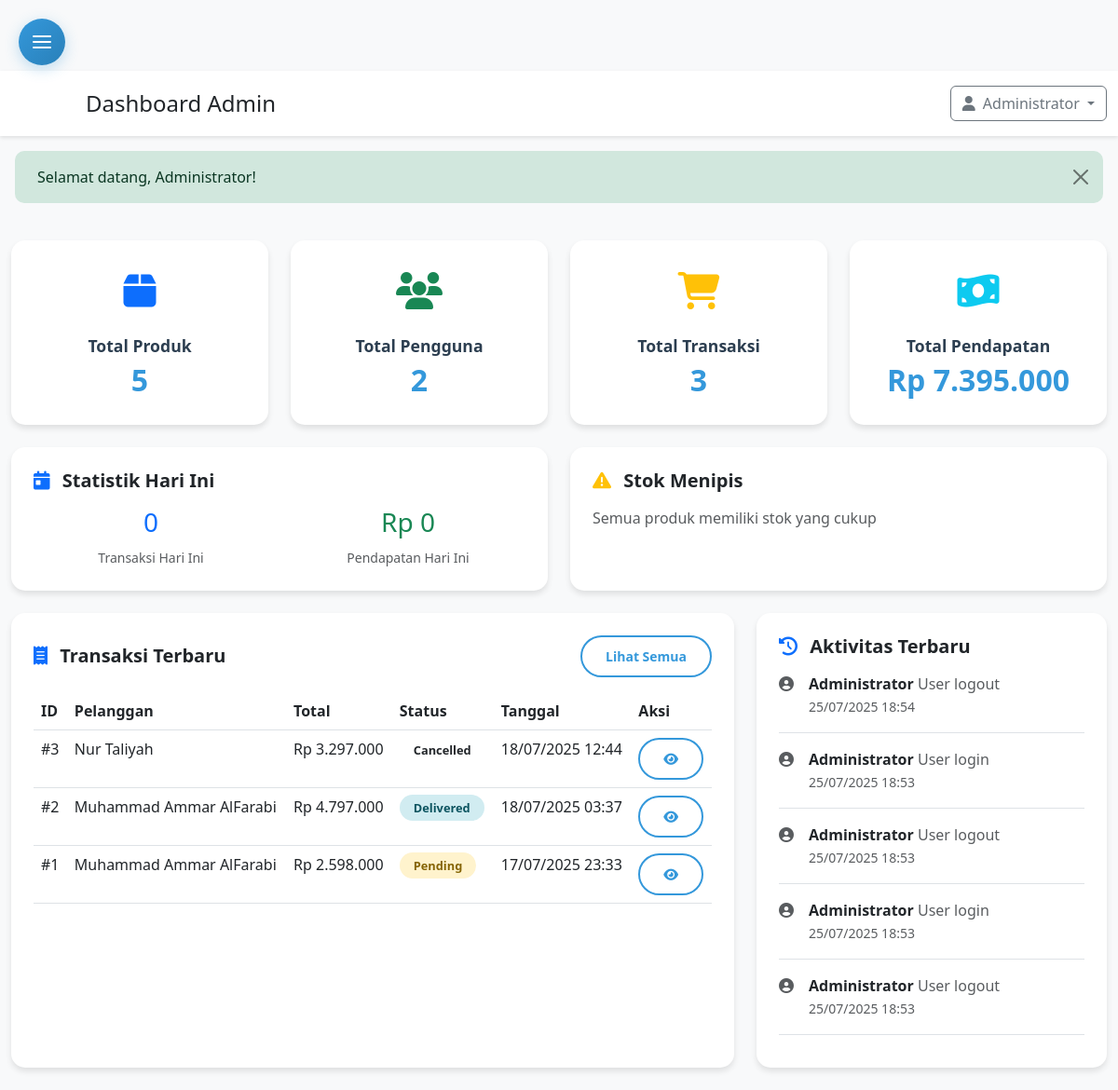
The page /admin/index.php (signed in) on the database as committed earlier.
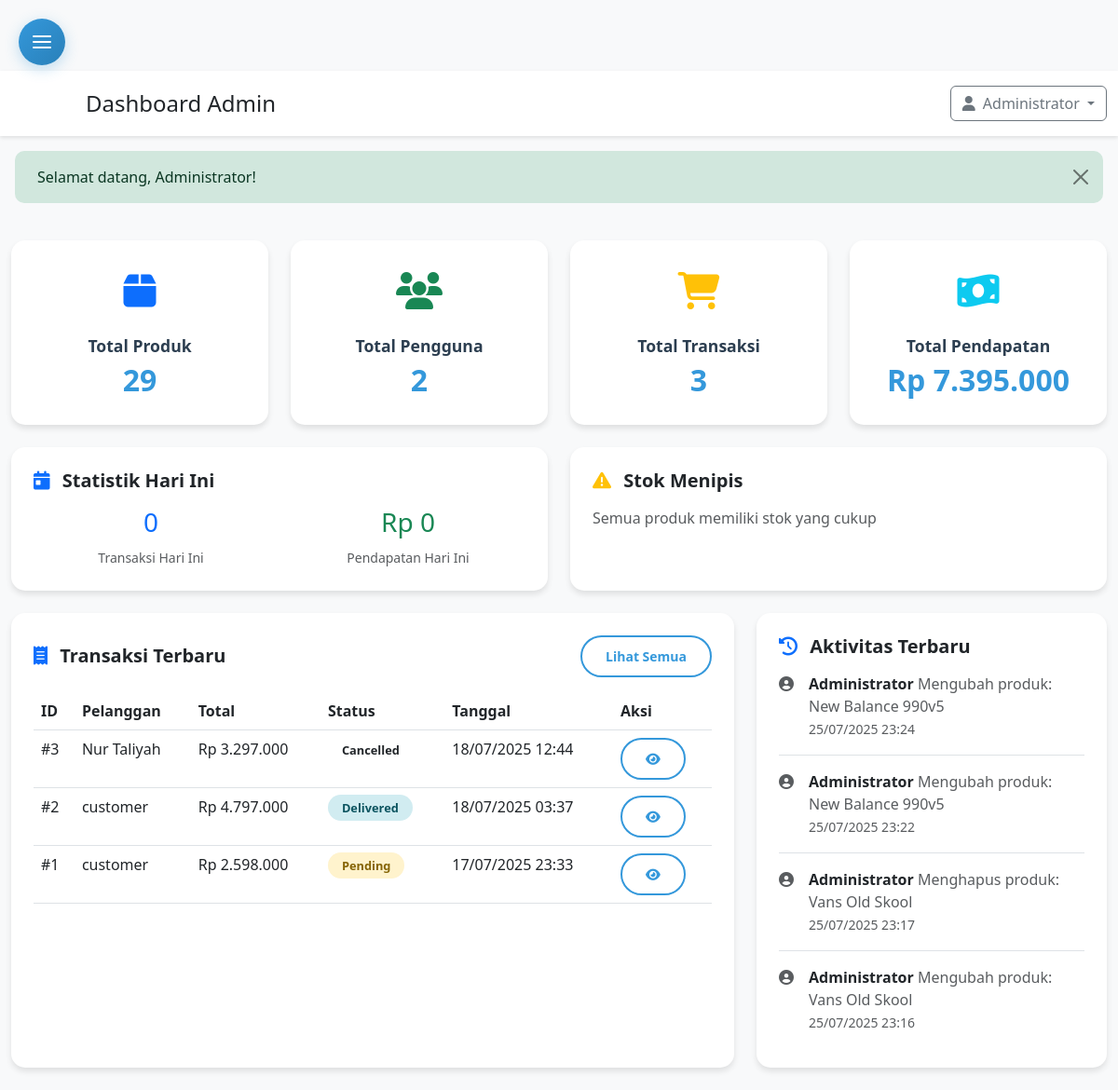
The same page on the database as committed later.
### tables this page shows
CREATE TABLE `orders` (
  `id` int(11) NOT NULL,
  `order_number` varchar(50) NOT NULL,
  `user_id` int(11) NOT NULL,
  `total_amount` decimal(10,2) NOT NULL,
  `status` enum('pending','processing','shipped','delivered','cancelled') DEFAULT 'pending',
  `address` text NOT NULL,
  `city` varchar(100) NOT NULL,
  `state` varchar(100) NOT NULL,
  `zip` varchar(20) NOT NULL,
  `phone` varchar(20) NOT NULL,
  `courier_note` text DEFAULT NULL,
  `payment_method` varchar(50) NOT NULL,
  `created_at` timestamp NOT NULL DEFAULT current_timestamp(),
  `updated_at` timestamp NOT NULL DEFAULT current_timestamp() ON UPDATE current_timestamp()
);

CREATE TABLE `users` (
  `id` int(11) NOT NULL,
  `name` varchar(255) NOT NULL,
  `email` varchar(255) NOT NULL,
  `password` varchar(255) NOT NULL,
  `phone` varchar(20) DEFAULT NULL,
  `address` text DEFAULT NULL,
  `role_id` int(11) DEFAULT 2,
  `status` tinyint(1) DEFAULT 1,
  `created_at` datetime DEFAULT current_timestamp(),
  `updated_at` datetime DEFAULT current_timestamp() ON UPDATE current_timestamp()
);

CREATE TABLE `activity_logs` (
  `id` int(11) NOT NULL,
  `user_id` int(11) DEFAULT NULL,
  `activity` text DEFAULT NULL,
  `created_at` datetime DEFAULT current_timestamp()
);

### config.php (called while the page is built, shortened)
<?php
function formatPrice($price) {
    return 'Rp ' . number_format($price, 0, ',', '.');
}
?>

### admin/index.php (the view, shortened to what the changed rows need)
<?php
require_once '../config.php';
$stats = [];
$stmt = $pdo->query("SELECT COUNT(*) FROM products");
$stats['total_products'] = $stmt->fetchColumn();
$stmt = $pdo->query("SELECT COUNT(*) FROM users WHERE role_id = 2");
$stats['total_users'] = $stmt->fetchColumn();
$stmt = $pdo->query("SELECT COUNT(*) FROM orders");
$stats['total_transactions'] = $stmt->fetchColumn();
$stmt = $pdo->query("SELECT SUM(total_amount) FROM orders WHERE status != 'cancelled'");
$stats['total_revenue'] = $stmt->fetchColumn() ?: 0;
$stmt = $pdo->query("SELECT COUNT(*) FROM orders WHERE DATE(created_at) = CURDATE()");
$stats['today_transactions'] = $stmt->fetchColumn();
$stmt = $pdo->query("SELECT SUM(total_amount) FROM orders WHERE DATE(created_at) = CURDATE() AND status != 'cancelled'");
$stats['today_revenue'] = $stmt->fetchColumn() ?: 0;
$stmt = $pdo->query("
    SELECT o.*, u.name as user_name
    FROM orders o
    JOIN users u ON o.user_id = u.id
    ORDER BY o.created_at DESC
    LIMIT 10
");
$recent_transactions = $stmt->fetchAll();
$stmt = $pdo->query("
    SELECT a.*, u.name as user_name
    FROM activity_logs a
    JOIN users u ON a.user_id = u.id
    ORDER BY a.created_at DESC
    LIMIT 15
");
$recent_activities = $stmt->fetchAll();
include 'includes/admin_header.php';
?>
<div class="container-fluid py-4">
    <div class="row g-4 mb-4">
        <div class="col-xl-3 col-md-6">
            <div class="admin-card text-center">
                <div class="admin-card-icon text-primary">
                    <i class="fas fa-box"></i>
                </div>
                <div class="admin-card-title">Total Produk</div>
                <div class="admin-card-value"><?php echo number_format($stats['total_products']); ?></div>
            </div>
        </div>
    </div>
    <div class="row g-4">
        <div class="col-lg-8">
            <div class="admin-card">
                <?php if ($recent_transactions): ?>
                <div class="table-responsive">
                    <table class="table table-hover">
                        <thead>
                            <tr>
                                <th>ID</th>
                                <th>Pelanggan</th>
                                <th>Total</th>
                                <th>Status</th>
                                <th>Tanggal</th>
                                <th>Aksi</th>
                            </tr>
                        </thead>
                        <tbody>
                            <?php foreach ($recent_transactions as $transaction): ?>
                            <tr>
                                <td>#<?php echo $transaction['id']; ?></td>
                                <td><?php echo $transaction['user_name']; ?></td>
                                <td><?php echo formatPrice($transaction['total_amount']); ?></td>
                                <td>
                                    <span class="status-badge status-<?php echo $transaction['status']; ?>">
                                        <?php echo ucfirst($transaction['status']); ?>
                                    </span>
                                </td>
                                <td><?php echo date('d/m/Y H:i', strtotime($transaction['created_at'])); ?></td>
                                <td>
                                    <a href="transaction-detail.php?id=<?php echo $transaction['id']; ?>"
                                       class="btn btn-sm btn-outline-primary">
                                        <i class="fas fa-eye"></i>
                                    </a>
                                </td>
                            </tr>
                            <?php endforeach; ?>
                        </tbody>
                    </table>
                </div>
                <?php else: ?>
                <p class="text-muted text-center py-4">Belum ada transaksi</p>
                <?php endif; ?>
            </div>
        </div>
        <div class="col-lg-4">
            <div class="admin-card">
                <?php if ($recent_activities): ?>
                <div class="activity-list" style="max-height: 400px; overflow-y: auto;">
                    <?php foreach ($recent_activities as $activity): ?>
                    <div class="activity-item mb-3 pb-3 border-bottom">
                        <div class="d-flex align-items-start">
                            <div class="activity-icon me-3">
                                <i class="fas fa-user-circle text-muted"></i>
                            </div>
                            <div class="flex-grow-1">
                                <div class="activity-content">
                                    <strong><?php echo $activity['user_name']; ?></strong>
                                    <span class="text-muted"><?php echo $activity['activity']; ?></span>
                                </div>
                                <small class="text-muted">
                                    <?php echo date('d/m/Y H:i', strtotime($activity['created_at'])); ?>
                                </small>
                            </div>
                        </div>
                    </div>
                    <?php endforeach; ?>
                </div>
                <?php else: ?>
                <p class="text-muted text-center py-4">Belum ada aktivitas</p>
                <?php endif; ?>
            </div>
        </div>
    </div>
</div>
<?php include 'includes/admin_footer.php'; ?>

Rows that differ between the two databases and show on the page:
no longer on this page (row unchanged): activity_logs: user.name "Administrator", activity "User logout", created_at "25/07/2025 18:54"
no longer on this page (row unchanged): activity_logs: user.name "Administrator", activity "User login", created_at "25/07/2025 18:53"
no longer on this page (row unchanged): activity_logs: user.name "Administrator", activity "User logout", created_at "25/07/2025 18:53"
no longer on this page (row unchanged): activity_logs: user.name "Administrator", activity "User login", created_at "25/07/2025 18:53"
no longer on this page (row unchanged): activity_logs: user.name "Administrator", activity "User logout", created_at "25/07/2025 18:53"
changed through a linked row, orders "Rp 4.797.000": user.name "Muhammad Ammar AlFarabi" → "customer"
changed through a linked row, orders "Rp 2.598.000": user.name "Muhammad Ammar AlFarabi" → "customer"
added activity_logs: user.name "Administrator", activity "Mengubah produk: New Balance 990v5", created_at "25/07/2025 23:24"
added activity_logs: user.name "Administrator", activity "Mengubah produk: New Balance 990v5", created_at "25/07/2025 23:22"
added activity_logs: user.name "Administrator", activity "Menghapus produk: Vans Old Skool", created_at "25/07/2025 23:17"
added activity_logs: user.name "Administrator", activity "Mengubah produk: Vans Old Skool", created_at "25/07/2025 23:16"
Other text that changed with them:
$stats['total_products']: "5" → "29"
